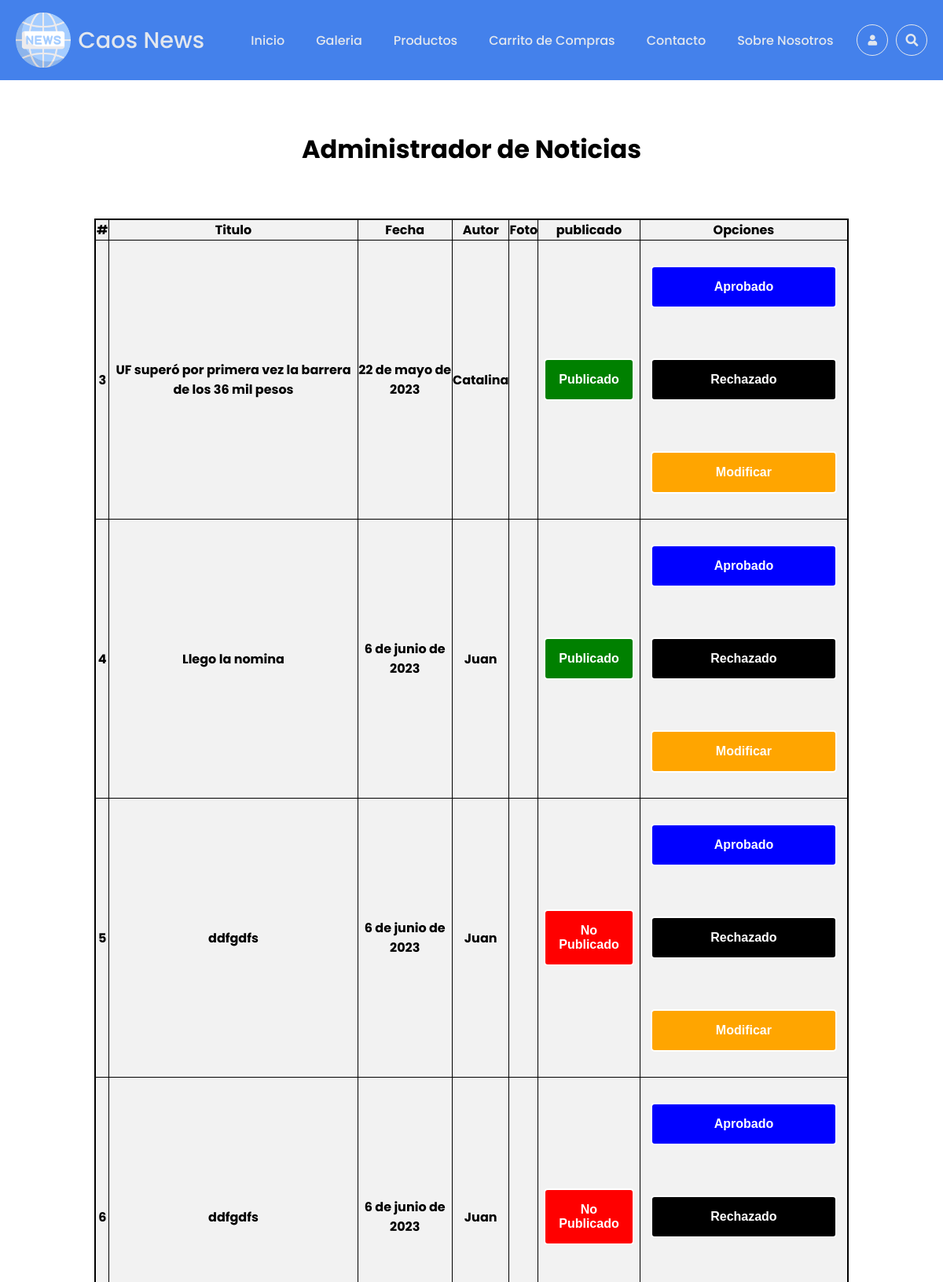
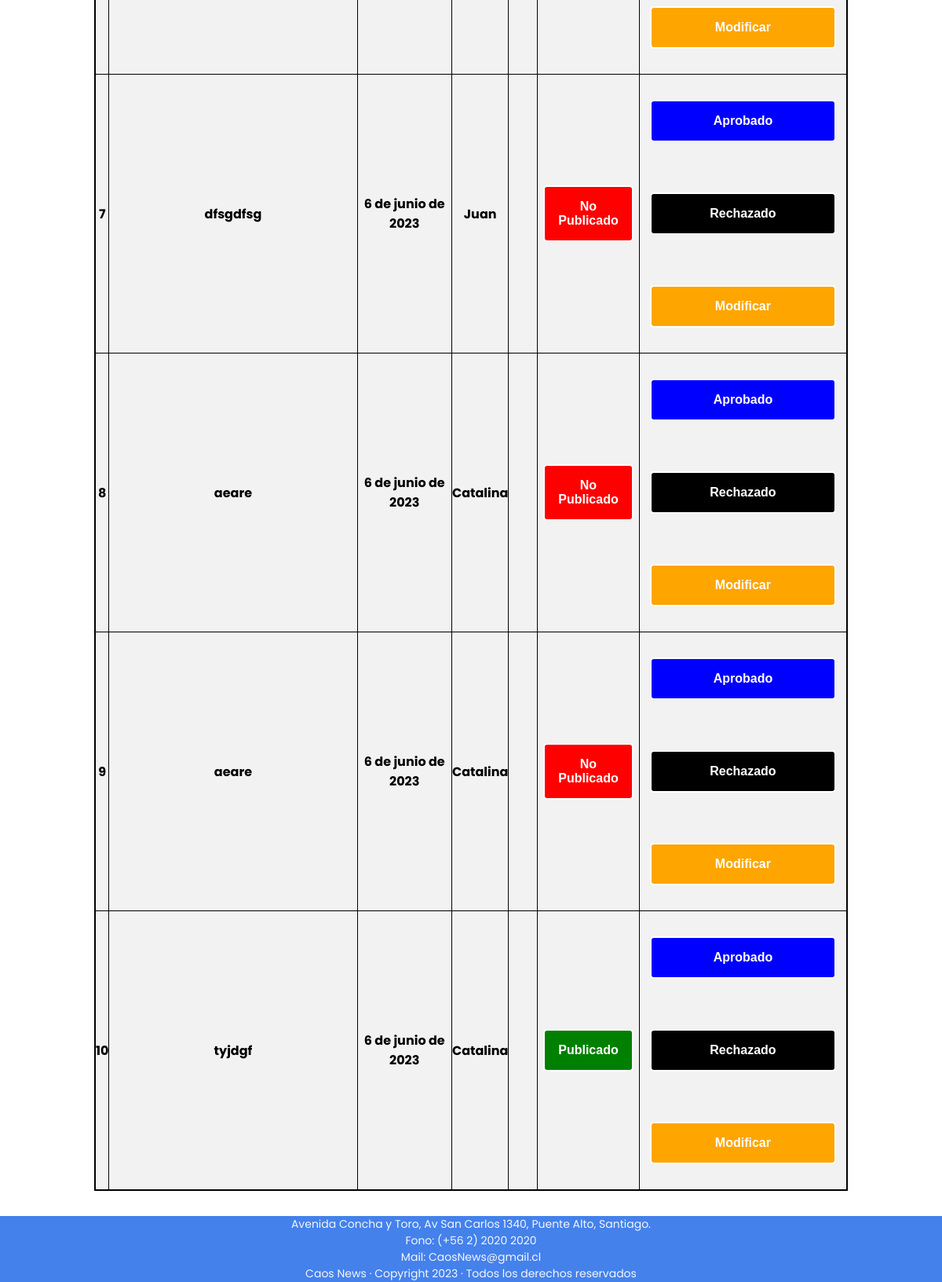
The page /administrarnoticias/ on the database its author committed (2 pictures, top to bottom).
### webCaos/models.py (models this page shows, shortened)
class Noticia(models.Model):
    IDNot=models.AutoField(primary_key=True)
    Titulo=models.CharField(max_length=100)
    Descrip=models.TextField(max_length=1000)
    Fecha=models.DateField(now.date())
    categoria=models.ForeignKey(Categoria,on_delete=models.CASCADE)
    periodista=models.ForeignKey(Periodista,on_delete=models.CASCADE)
    Foto=models.ImageField(upload_to='fotos',null=True)
    Publicado=models.BooleanField(default=False)

class Periodista(models.Model):
    IDPer=models.AutoField(primary_key=True)
    NombrePer=models.CharField(max_length=50)
    ApellidoPer=models.CharField(max_length=50)

### webCaos/views.py (the view)
# urls.py: path('administrarnoticias/',admin_noticias,name='ADMINNOT'),
def admin_noticias(request):
    cate=Categoria.objects.all()
    noticia=Noticia.objects.all()
    print(request.user.username)
    contexto={"Noticias":noticia,"Categoria":cate}
    return render(request, 'admin-noticias.html', contexto)

### webCaos/templates/admin-noticias.html (shortened to what this page needs)
{% extends "base.html" %}
{% load static  %}
{% block css %}
    <link rel="stylesheet" href="{% static 'css/pendiente.css' %}">
{% endblock css %}
{% block contenido %}
    <section id="Admin">
        <h3> Administrador de Noticias</h3>
        <div class="table-responsive">
            <table class="table dark" border="4">
                    <tr>
                        <th scope="col">#</th>
                        <th scope="col">Titulo</th>
                        <th scope="col">Fecha</th>
                        <th scope="col">Autor</th>
                        <th scope="col">Foto</th>
                        <th scope="col">publicado</th>
                        <th scope="col">Opciones</th>
                    </tr>
                    {% for item in Noticias %}
                    <tr>
                        <th scope="row">{{item.IDNot}}</th>
                        <td>{{item.Titulo}}</td>
                        <td>{{item.Fecha}}</td>
                        <td>{{item.periodista.NombrePer}}</td>
                        <td>
                        </td>
                        <td>
                            {% if item.Publicado  %}
                                <button type="button" class="btn btn-success">Publicado</button>
                            {% else %}
                                <button type="button" class="btn btn-danger">No Publicado</button>
                            {% endif %}
                        </td>
                        <td>
                            <button type="submit" class="btn btn-primary" value="Aprobado">Aprobado</button>
                            <button class="btn btn-dark" value="Rechazado" onclick="rechazar({{item.IDNot}})">Rechazado</button>
                            <button class="btn btn-warning" value="Modificar" onclick="modificar({{item.IDNot}})" >Modificar</button>
                        </td>
                    </tr>
                {% endfor %}
            </table>
        </div>
    </section>
{% endblock contenido %}

### rows shown on the page
Noticia: IDNot "3", Titulo "UF superó por primera vez la barrera de los 36 mil pesos", Fecha "22 de mayo de 2023", periodista.NombrePer "Catalina", Publicado "Publicado"
Noticia: IDNot "4", Titulo "Llego la nomina", Fecha "6 de junio de 2023", periodista.NombrePer "Juan", Publicado "Publicado"
Noticia: IDNot "5", Titulo "ddfgdfs", Fecha "6 de junio de 2023", periodista.NombrePer "Juan", Publicado "No Publicado"
Noticia: IDNot "6", Titulo "ddfgdfs", Fecha "6 de junio de 2023", periodista.NombrePer "Juan", Publicado "No Publicado"
Noticia: IDNot "7", Titulo "dfsgdfsg", Fecha "6 de junio de 2023", periodista.NombrePer "Juan", Publicado "No Publicado"
Noticia: IDNot "8", Titulo "aeare", Fecha "6 de junio de 2023", periodista.NombrePer "Catalina", Publicado "No Publicado"
Noticia: IDNot "9", Titulo "aeare", Fecha "6 de junio de 2023", periodista.NombrePer "Catalina", Publicado "No Publicado"
Noticia: IDNot "10", Titulo "tyjdgf", Fecha "6 de junio de 2023", periodista.NombrePer "Catalina", Publicado "Publicado"
